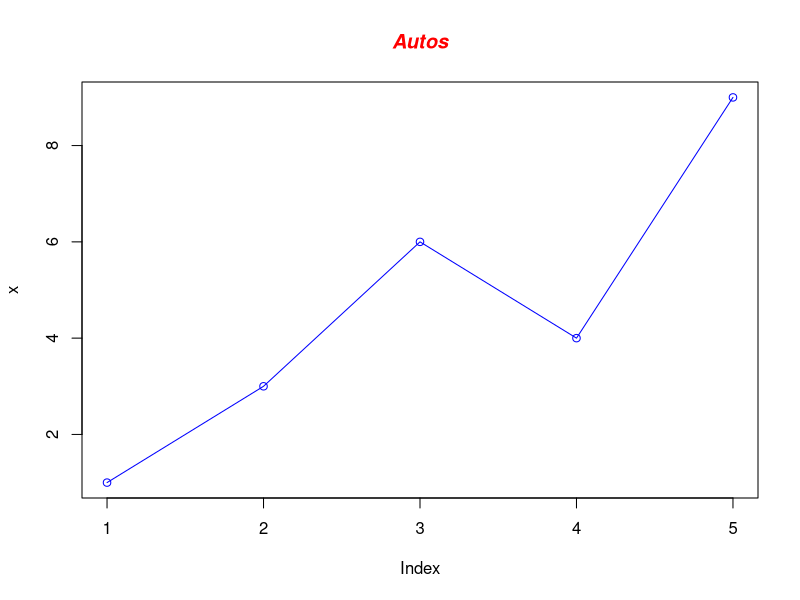

Reproduce this figure in R.
## ---- chunk 1
# We will define a vector with 5 values / Definiremos un vector con 5 valores
cars <- c(1, 3, 6, 4, 9)
# Function will plot a vector passed as parameter / La función graficara un vector pasado como parámetro.
function.plotCars <- function(x) 
{
  # Graph cars using blue points overlayed by a line / Graficamos los carros usando puntos azules con una línea sobrepuesta.
  plot(x, type="o", col="blue")
  # Create a title with a red, bold/italic font/Creamos un título con fuente roja, negrita y cursiva.
  title(main="Autos", col.main="red", font.main=4)
}
#We call our function / Llamamos a nuestra funcion
function.plotCars(cars)
## ---- chunk 2
function.arguments <- function(a_arg1, b_arg2, c_arg3) {
  list(a = a_arg1, b = b_arg2, c = c_arg3)
}
#Argument in order without specifying the name / Argumentos en orden sin especificar el nombre
str(function.arguments(1, 2, 3))
#Arguments will first match the exact name then match the rest in order / Los argumentos primero se emparejan por nombre exacto y despues el resto por orden.
str(function.arguments(2, 3, a_arg1 = 1))
#Arguments can be matched by abbreviation as long as its not ambiguous / Los argumentos se pueden emparejar por abreviatura siempre y cuanto no sean ambiguos.
str(function.arguments(2, 3, a = 1))
## ---- chunk 3
#we use na.rm=TRUE to ignore nulls / usamos na.rm=TRUE para ignorar valores null
args <- list(1:10, na.rm = TRUE)
## ---- chunk 4
#we call the function mean and pass the arguments args / llamamos la funcion mean y pasamos los argumentos args
do.call(mean, args)
# Equivalent to / Equivalente a
mean(1:10, na.rm = TRUE)

## ---- chunk 5
function.default <- function(a = 1, b = 2) {
  c(a, b)
}
function.default()
## ---- chunk 6
function.default2 <- function(a = 1, b = a * 2) {
  c(a, b)
}
function.default2()
function.default2(10)
## ---- chunk 7
function.lapplyTest <- function(datasetTest){
  #We apply the mean function to each element of the list / Aplicamos la funcion mean a cada elemento de la lista
  lapply(datasetTest,mean,na.rm = TRUE)
}
#We will pass the airquality dataset as parameter from R library / Pasaremos como parametro el dataset airquality de la libreria de R
function.lapplyTest(airquality[,1:4])
## ---- chunk 8
function.sapplyTest <- function(datasetTest){
  #We apply the mean function to each element of the list / Aplicamos la funcion mean a cada elemento de la lista
  sapply(datasetTest,mean,na.rm = TRUE)
}
#We will pass the airquality dataset as parameter from R library / Pasaremos como parametro el dataset airquality de la libreria de R
function.sapplyTest(airquality[,1:4])
## ---- chunk 9
function.vapplyTest <- function(datasetTest){
  #We apply the mean function to each element of the list and specify the type of format / Aplicamos la funcion mean a cada elemento de la lista y especificamos el tipo de formato
  vapply(datasetTest, mean,na.rm = TRUE, numeric(1))
}
#We will pass the airquality dataset as parameter from R library / Pasaremos como parametro el dataset airquality de la libreria de R
function.vapplyTest(airquality[,1:4])
